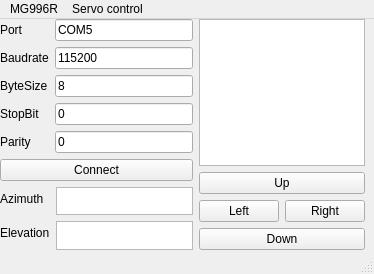
<?xml version="1.0" encoding="UTF-8"?>
<ui version="4.0">
 <class>ServoGUI</class>
 <widget class="QMainWindow" name="ServoGUI">
  <property name="geometry">
   <rect>
    <x>0</x>
    <y>0</y>
    <width>374</width>
    <height>274</height>
   </rect>
  </property>
  <property name="windowTitle">
   <string>ServoGUI</string>
  </property>
  <widget class="QWidget" name="centralwidget">
   <widget class="QWidget" name="horizontalLayoutWidget">
    <property name="geometry">
     <rect>
      <x>0</x>
      <y>0</y>
      <width>365</width>
      <height>231</height>
     </rect>
    </property>
    <layout class="QHBoxLayout" name="horizontalLayout_2">
     <item>
      <layout class="QFormLayout" name="formLayout">
       <item row="0" column="0">
        <widget class="QLabel" name="label">
         <property name="text">
          <string>Port </string>
         </property>
        </widget>
       </item>
       <item row="0" column="1">
        <widget class="QLineEdit" name="PortInput">
         <property name="text">
          <string>COM5</string>
         </property>
        </widget>
       </item>
       <item row="1" column="0">
        <widget class="QLabel" name="label_2">
         <property name="text">
          <string>Baudrate</string>
         </property>
        </widget>
       </item>
       <item row="1" column="1">
        <widget class="QLineEdit" name="BaudrateInput">
         <property name="text">
          <string>115200</string>
         </property>
        </widget>
       </item>
       <item row="2" column="0">
        <widget class="QLabel" name="label_3">
         <property name="text">
          <string>ByteSize</string>
         </property>
        </widget>
       </item>
       <item row="2" column="1">
        <widget class="QLineEdit" name="ByteSizeInput">
         <property name="text">
          <string>8</string>
         </property>
        </widget>
       </item>
       <item row="3" column="0">
        <widget class="QLabel" name="label_4">
         <property name="text">
          <string>StopBit</string>
         </property>
        </widget>
       </item>
       <item row="3" column="1">
        <widget class="QLineEdit" name="StopBitInput">
         <property name="text">
          <string>0</string>
         </property>
        </widget>
       </item>
       <item row="4" column="0">
        <widget class="QLabel" name="label_5">
         <property name="text">
          <string>Parity</string>
         </property>
        </widget>
       </item>
       <item row="4" column="1">
        <widget class="QLineEdit" name="ParityInput">
         <property name="text">
          <string>0</string>
         </property>
        </widget>
       </item>
       <item row="5" column="0" colspan="2">
        <widget class="QPushButton" name="Connect">
         <property name="text">
          <string>Connect</string>
         </property>
        </widget>
       </item>
       <item row="6" column="0" colspan="2">
        <layout class="QFormLayout" name="formLayout_2">
         <item row="0" column="0">
          <widget class="QLabel" name="label_6">
           <property name="text">
            <string>Azimuth</string>
           </property>
          </widget>
         </item>
         <item row="0" column="1">
          <widget class="QTextBrowser" name="AzimuthDisplay"/>
         </item>
         <item row="1" column="0">
          <widget class="QLabel" name="label_7">
           <property name="text">
            <string>Elevation</string>
           </property>
          </widget>
         </item>
         <item row="1" column="1">
          <widget class="QTextBrowser" name="ElevationDisplay"/>
         </item>
        </layout>
       </item>
      </layout>
     </item>
     <item>
      <layout class="QVBoxLayout" name="verticalLayout_2">
       <item>
        <widget class="QTextBrowser" name="DisplayBox"/>
       </item>
       <item>
        <widget class="QPushButton" name="UpButton">
         <property name="text">
          <string>Up</string>
         </property>
        </widget>
       </item>
       <item>
        <layout class="QGridLayout" name="gridLayout_2">
         <item row="0" column="1">
          <widget class="QPushButton" name="RightButton">
           <property name="text">
            <string>Right</string>
           </property>
          </widget>
         </item>
         <item row="0" column="0">
          <widget class="QPushButton" name="LeftButton">
           <property name="text">
            <string>Left</string>
           </property>
          </widget>
         </item>
        </layout>
       </item>
       <item>
        <layout class="QVBoxLayout" name="verticalLayout"/>
       </item>
       <item>
        <widget class="QPushButton" name="DownButton">
         <property name="text">
          <string>Down</string>
         </property>
        </widget>
       </item>
      </layout>
     </item>
    </layout>
   </widget>
  </widget>
  <widget class="QMenuBar" name="menubar">
   <property name="geometry">
    <rect>
     <x>0</x>
     <y>0</y>
     <width>374</width>
     <height>22</height>
    </rect>
   </property>
   <widget class="QMenu" name="menuMG996R">
    <property name="title">
     <string>MG996R</string>
    </property>
   </widget>
   <widget class="QMenu" name="menuServo_control">
    <property name="title">
     <string>Servo control</string>
    </property>
   </widget>
   <addaction name="menuMG996R"/>
   <addaction name="menuServo_control"/>
  </widget>
  <widget class="QStatusBar" name="statusbar"/>
 </widget>
 <resources/>
 <connections/>
</ui>
